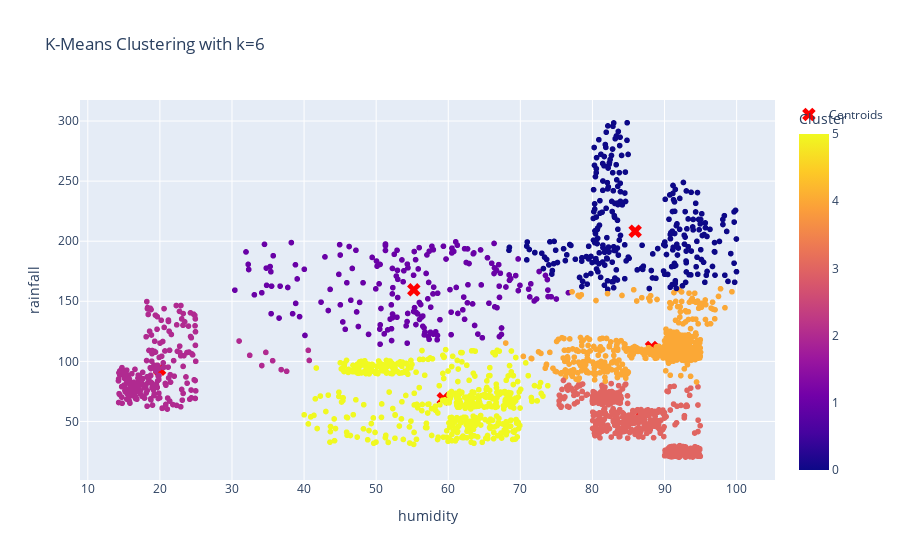

Source (notebook cell):
### Markdown cell above
### Analysis
The rate of change of inertia is the most from n_clusters=4 to n_clusters=5.
There is further decrease in inertial from 5 to 6 and almost negligible from 6 to 7.
Hence, choosing n_clusters = 6 for optimal number of clusters.

### Code cell
# Optimal k = 6
# Apply K-Means clustering
import plotly.express as px

kmeans = KMeans(n_clusters=6, random_state=42)
clusters = kmeans.fit_predict(best_X_scaled)

# Add cluster labels to the DataFrame
kmeans_df = pd.DataFrame(best_X, columns=best_X.columns)
kmeans_df['Cluster'] = clusters
kmeans_df['label'] = best_y

# Inverse transform the centroids to the original scale
centroids_original = scalar.inverse_transform(kmeans.cluster_centers_)

# Plot with Plotly
fig = px.scatter(kmeans_df, 
                 x=kmeans_df.columns[0],
                 y=kmeans_df.columns[1],
                 color='Cluster',          # Color by cluster label
                 title=f"K-Means Clustering with k={6}",
                 labels={'x': kmeans_df.columns[0], 'y': kmeans_df.columns[1]},
                 hover_data={'label': True, 'humidity': True, 'rainfall': True})

# Add cluster centroids
fig.add_scatter(x=centroids_original[:, 0], y=centroids_original[:, 1],
                mode='markers', marker=dict(color='red', size=12, symbol='x'),
                name='Centroids')

# Show the plot
fig.show()

### Figure 1 — Plotly figure (JSON) as saved in the notebook; plotly's stock layout.template omitted (floating-point values rounded to 4 significant figures; data arrays with more than 128 entries replaced by an {"elided": "..."} marker saying what was removed)
{"data": [{"customdata": {"elided": "2200x1 str values"}, "hovertemplate": "humidity=%{x}<br>rainfall=%{y}<br>label=%{customdata[0]}<br>Cluster=%{marker.color}<extra></extra>", "legendgroup": "", "marker": {"color": {"elided": "2200 int values"}, "coloraxis": "coloraxis", "symbol": "circle"}, "mode": "markers", "name": "", "showlegend": false, "type": "scattergl", "x": {"elided": "2200 float values"}, "xaxis": "x", "y": {"elided": "2200 float values"}, "yaxis": "y"}, {"marker": {"color": "red", "size": 12, "symbol": "x"}, "mode": "markers", "name": "Centroids", "type": "scatter", "x": [85.93, 55.22, 19.95, 85.77, 88.2, 59.31], "y": [208.3, 159.6, 93.39, 51.82, 111.6, 68.8]}], "layout": {"coloraxis": {"colorbar": {"title": {"text": "Cluster"}}, "colorscale": [[0, "#0d0887"], [0.1111, "#46039f"], [0.2222, "#7201a8"], [0.3333, "#9c179e"], [0.4444, "#bd3786"], [0.5556, "#d8576b"], [0.6667, "#ed7953"], [0.7778, "#fb9f3a"], [0.8889, "#fdca26"], [1, "#f0f921"]]}, "legend": {"tracegroupgap": 0}, "title": {"text": "K-Means Clustering with k=6"}, "xaxis": {"anchor": "y", "domain": [0, 1], "title": {"text": "humidity"}}, "yaxis": {"anchor": "x", "domain": [0, 1], "title": {"text": "rainfall"}}}}
